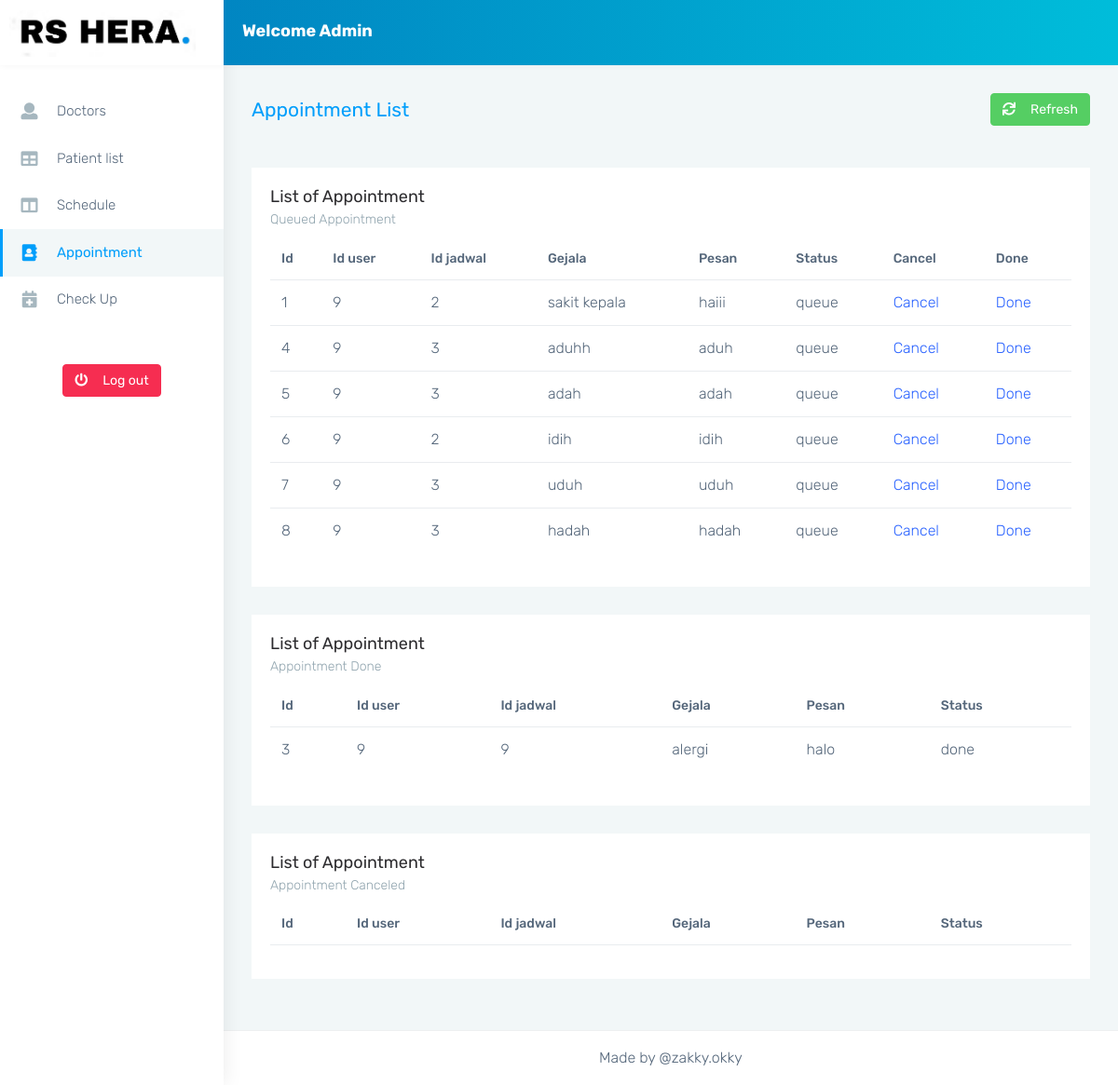
/admin/monster-html/appointment-page.php, run on an earlier commit of the app's database.
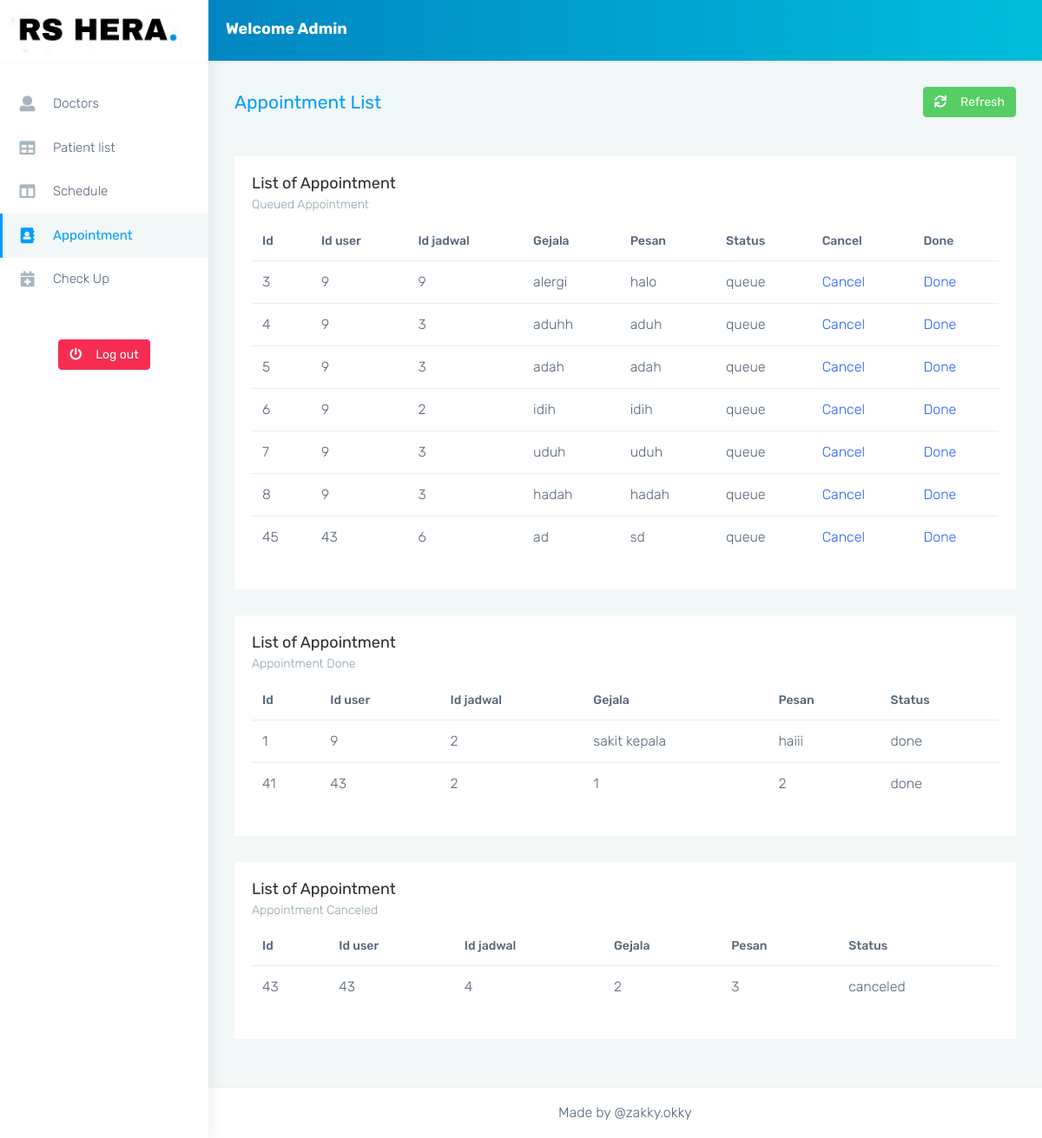
And on a later commit of the database.
### tables this page shows
CREATE TABLE `appointment` (
  `id_pendaftaran` int(11) NOT NULL,
  `id_user` int(11) NOT NULL,
  `id_dokter` int(11) NOT NULL,
  `id_jadwal` int(11) NOT NULL,
  `gejala` varchar(256) NOT NULL,
  `pesan` varchar(256) NOT NULL,
  `pembayaran` varchar(255) NOT NULL,
  `status_janji` varchar(50) NOT NULL DEFAULT 'queue'
);

### admin/monster-html/appointment-page.php (the view, shortened to what this page needs)
<?php
include_once '../../includes/dbh.inc.php';
?>
<!DOCTYPE html>
<html dir="ltr" lang="en">
<head>
    <link href="css/style.min.css" rel="stylesheet">
</head>
<body>
    <div id="main-wrapper" data-layout="vertical" data-navbarbg="skin5" data-sidebartype="full" data-sidebar-position="absolute" data-header-position="absolute" data-boxed-layout="full">
        <header class="topbar" data-navbarbg="skin6">
            <nav class="navbar top-navbar navbar-expand-md navbar-dark">
                <div class="navbar-header" data-logobg="skin6">
                    <a class="navbar-brand" href="index.html">
                        <span class="logo-text">
                            <img src="../assets/images/logo-rss.JPG" alt="homepage" height="50px" width="200px" />
                        </span>
                    </a>
                </div>
                <div class="navbar-collapse collapse" id="navbarSupportedContent" data-navbarbg="skin5">
                    <ul class="navbar-nav mr-auto mt-md-0 ">
                        <li class="nav-item hidden-sm-down">
                            <div style="color: white; margin-left: 20px; margin-top: 5px">
                                <h4>Welcome Admin</h4>
                            </div>
                        </li>
                    </ul>
                    <ul class="navbar-nav">
                        <li class="nav-item dropdown">
                            <a class="nav-link dropdown-toggle waves-effect waves-dark" aria-haspopup="true" aria-expanded="false">
                            </a>
                        </li>
                    </ul>
                </div>
            </nav>
        </header>
        <aside class="left-sidebar" data-sidebarbg="skin6">
            <div class="scroll-sidebar">
                <nav class="sidebar-nav">
                    <ul id="sidebarnav">
                        <li class="sidebar-item"> <a class="sidebar-link waves-effect waves-dark sidebar-link" href="doctors-page.php" aria-expanded="false">
                                <i class="mr-3 fa fa-user" aria-hidden="true"></i><span class="hide-menu">Doctors</span></a>
                        </li>
                        <li class="sidebar-item"> <a class="sidebar-link waves-effect waves-dark sidebar-link" href="table-basic.php" aria-expanded="false"><i class="mr-3 fa fa-table" aria-hidden="true"></i><span class="hide-menu">Patient list</span></a></li>
                        <li class="sidebar-item"> <a class="sidebar-link waves-effect waves-dark sidebar-link" href="pages-blank.php" aria-expanded="false"><i class="mr-3 fa fa-columns" aria-hidden="true"></i><span class="hide-menu">Schedule</span></a></li>
                        <li class="sidebar-item"> <a class="sidebar-link waves-effect waves-dark sidebar-link" href="appointment-page.php" aria-expanded="false"><i class="mr-3 fas fa-address-book" aria-hidden="true"></i><span class="hide-menu">Appointment</span></a></li>
                        <li class="sidebar-item"> <a class="sidebar-link waves-effect waves-dark sidebar-link" href="checkup-page.php" aria-expanded="false"><i class="mr-3 fas fa-calendar-plus" aria-hidden="true"></i><span class="hide-menu">Check Up</span></a></li>
                        <li class="text-center p-20 upgrade-btn">
                            <a href="../../index.php" class="btn btn-danger text-white mt-4" target="_blank"><i class="mr-3 fas fa-power-off" aria-hidden="true"></i>Log out
                            </a>
                        </li>
                    </ul>
                </nav>
            </div>
        </aside>
        <div class="page-wrapper">
            <div class="page-breadcrumb">
                <div class="row align-items-center">
                    <div class="col-md-6 col-8 align-self-center">
                        <h3 class="page-title mb-0 p-0">Appointment List</h3>
                    </div>
                    <div class="col-md-6 col-4 align-self-center">
                        <div class="text-right upgrade-btn">
                            <a onClick="window.location.reload();" class="btn btn-success d-none d-md-inline-block text-white"><i class="mr-3 fas fa-sync"></i>Refresh
                            </a>
                        </div>
                    </div>
                </div>
            </div>
            <div class="container-fluid">
                <div class="row">
                    <div class="col-sm-12">
                        <div class="card">
                            <div class="card-body">
                                <h4 class="card-title">List of Appointment</h4>
                                <h6 class="card-subtitle">Queued Appointment</h6>
                                <div class="table-responsive">
                                    <table class="table user-table no-wrap">
                                        <thead>
                                            <tr>
                                                <th class="border-top-0">Id</th>
                                                <th class="border-top-0">Id user</th>
                                                <th class="border-top-0">Id jadwal</th>
                                                <th class="border-top-0">Gejala</th>
                                                <th class="border-top-0">Pesan</th>
                                                <th class="border-top-0">Status</th>
                                                <th class="border-top-0">Cancel</th>
                                                <th class="border-top-0">Done</th>
                                            </tr>
                                        </thead>
                                        <tbody>
                                            <?php
                                            $result1 = mysqli_query($conn, "SELECT * FROM appointment WHERE status_janji = 'queue'");
                                            while ($rows1 = mysqli_fetch_assoc($result1)) {
                                                echo "<tr>";
                                                echo "<td>" . $rows1['id_pendaftaran'] . "</td>";
                                                echo "<td>" . $rows1['id_user'] . "</td>";
                                                echo "<td>" . $rows1['id_jadwal'] . "</td>";
                                                echo "<td>" . $rows1['gejala'] . "</td>";
                                                echo "<td>" . $rows1['pesan'] . "</td>";
                                                echo "<td>" . $rows1['status_janji'] . "</td>";
                                                echo "<td><a href='../../includes/cancel-appointment.inc.php?id=$rows1[id_pendaftaran]'>Cancel</a></td>";
                                                echo "<td><a href='../../includes/change-appointment.inc.php?id=$rows1[id_pendaftaran]'>Done</a></td>";
                                                echo "</tr>";
                                            }
                                            ?>
                                        </tbody>
                                    </table>
                                </div>
                            </div>
                        </div>
                    </div>
                </div>
                <div class="row">
                    <div class="col-sm-12">
                        <div class="card">
                            <div class="card-body">
                                <h4 class="card-title">List of Appointment</h4>
                                <h6 class="card-subtitle">Appointment Done</h6>
                                <div class="table-responsive">
                                    <table class="table user-table no-wrap">
                                        <thead>
                                            <tr>
                                                <th class="border-top-0">Id</th>
                                                <th class="border-top-0">Id user</th>
                                                <th class="border-top-0">Id jadwal</th>
                                                <th class="border-top-0">Gejala</th>
                                                <th class="border-top-0">Pesan</th>
                                                <th class="border-top-0">Status</th>
                                            </tr>
                                        </thead>
                                        <tbody>
                                            <?php
                                            $result1 = mysqli_query($conn, "SELECT * FROM appointment WHERE status_janji = 'done'");
                                            while ($rows1 = mysqli_fetch_assoc($result1)) {
                                                echo "<tr>";
                                                echo "<td>" . $rows1['id_pendaftaran'] . "</td>";
                                                echo "<td>" . $rows1['id_user'] . "</td>";
                                                echo "<td>" . $rows1['id_jadwal'] . "</td>";
                                                echo "<td>" . $rows1['gejala'] . "</td>";
                                                echo "<td>" . $rows1['pesan'] . "</td>";
                                                echo "<td>" . $rows1['status_janji'] . "</td>";
                                                echo "</tr>";
                                            }
                                            ?>
                                        </tbody>
                                    </table>
                                </div>
                            </div>
                        </div>
                    </div>
                </div>
                <div class="row">
                    <div class="col-sm-12">
                        <div class="card">
                            <div class="card-body">
                                <h4 class="card-title">List of Appointment</h4>
                                <h6 class="card-subtitle">Appointment Canceled</h6>
                                <div class="table-responsive">
                                    <table class="table user-table no-wrap">
                                        <thead>
                                            <tr>
                                                <th class="border-top-0">Id</th>
                                                <th class="border-top-0">Id user</th>
                                                <th class="border-top-0">Id jadwal</th>
                                                <th class="border-top-0">Gejala</th>
                                                <th class="border-top-0">Pesan</th>
                                                <th class="border-top-0">Status</th>
                                            </tr>
                                        </thead>
                                        <tbody>
                                            <?php
                                            $result1 = mysqli_query($conn, "SELECT * FROM appointment WHERE status_janji = 'canceled'");
                                            while ($rows1 = mysqli_fetch_assoc($result1)) {
                                                echo "<tr>";
                                                echo "<td>" . $rows1['id_pendaftaran'] . "</td>";
                                                echo "<td>" . $rows1['id_user'] . "</td>";
                                                echo "<td>" . $rows1['id_jadwal'] . "</td>";
                                                echo "<td>" . $rows1['gejala'] . "</td>";
                                                echo "<td>" . $rows1['pesan'] . "</td>";
                                                echo "<td>" . $rows1['status_janji'] . "</td>";
                                                echo "</tr>";
                                            }
                                            ?>
                                        </tbody>
                                    </table>
                                </div>
                            </div>
                        </div>
                    </div>
                </div>
            </div>
            <footer class="footer text-center">
                Made by @zakky.okky</a>
            </footer>
        </div>
    </div>
</body>
</html>

What changed in the data, as far as the page shows it:
changed appointment "alergi": moves from the list under "Appointment Done" to the list under "Queued Appointment"
added appointment: id_pendaftaran "45", id_user "43", id_jadwal "6", gejala "ad", pesan "sd", status_janji "queue", shown under "Queued Appointment"
changed appointment "sakit kepala": moves from the list under "Queued Appointment" to the list under "Appointment Done"
added appointment: id_pendaftaran "41", id_user "43", id_jadwal "2", gejala "1", pesan "2", status_janji "done", shown under "Appointment Done"
added appointment: id_pendaftaran "43", id_user "43", id_jadwal "4", gejala "2", pesan "3", status_janji "canceled", shown under "Appointment Canceled"
